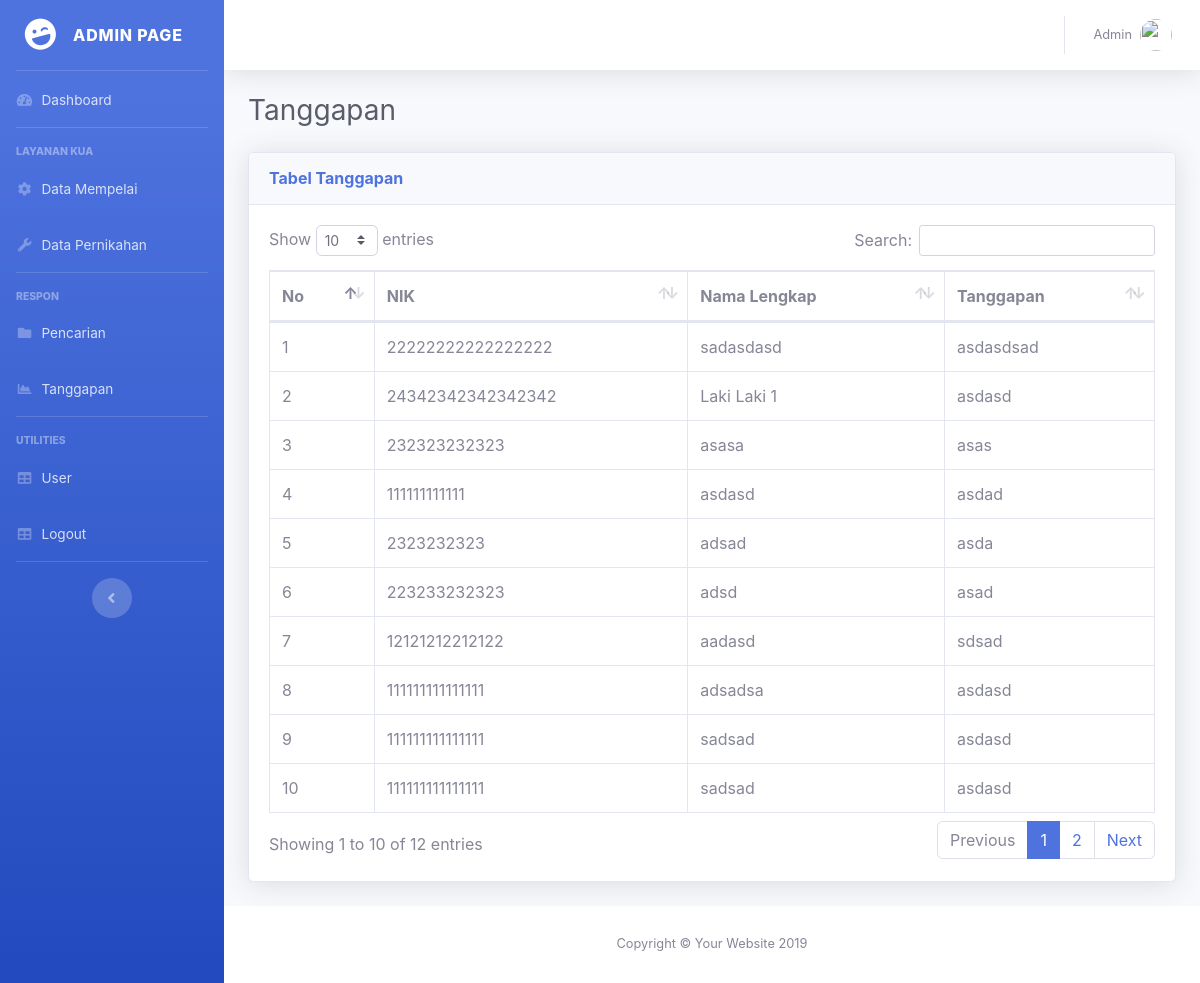
/index.php/tanggapan/warga, run on the app's committed database.
### tables this page shows
CREATE TABLE IF NOT EXISTS `tb_tanggapan` (
  `idtanggapan` int(11) NOT NULL AUTO_INCREMENT,
  `nik` varchar(40) DEFAULT NULL,
  `namalengkap` varchar(40) DEFAULT NULL,
  `isitanggapan` text,
  PRIMARY KEY (`idtanggapan`)
);

### application/views/admintemplate/content.php (called while the page is built)
<?php
	$this->load->view($page);

### application/views/admintemplate/wrapper.php (called while the page is built, shortened)
<?php
$this->load->view('admintemplate/header');
$this->load->view('admintemplate/content');

### application/controllers/Tanggapan.php (called while the page is built, shortened)
<?php
class Tanggapan extends CI_Controller {
	public function __construct(){
		$this->load->model(array('TanggapanModel'));
	}
	public function warga(){
		$data=array(
			'page'=>'admin/tanggapan/listtanggapan',
			'link'=>'tanggapan/warga',
			'isi'=>$this->TanggapanModel->listall()->result(),
		);
		$this->load->view('admintemplate/wrapper',$data);
	}
}

### index.php (called while the page is built, shortened)
<?php
require_once BASEPATH.'core/CodeIgniter.php';

### application/models/TanggapanModel.php (called while the page is built, shortened)
<?php
class TanggapanModel extends CI_Model {
  function listall(){
    $this->db->select('*')->from('tb_tanggapan');
    return $query=$this->db->get();
  }
}

### application/views/admin/tanggapan/listtanggapan.php (the view, shortened to what this page needs)
<div class="container-fluid">
  <div class="d-sm-flex align-items-center justify-content-between mb-4">
    <h1 class="h3 mb-0 text-gray-800">Tanggapan</h1>
  </div>
  <div class="row">
    <div class="col-xl-12 col-lg-12">
      <div class="card shadow mb-4">
        <div class="card-header py-3 d-flex flex-row align-items-center justify-content-between">
          <h6 class="m-0 font-weight-bold text-primary">Tabel Tanggapan</h6>
        </div>
        <div class="card-body">
          <div class="table-responsive">
        <table class="table table-bordered" id="dataTable" width="100%" cellspacing="0">
          <thead>
            <tr>
              <th>No</th>
              <th>NIK</th>
              <th>Nama Lengkap</th>
              <th>Tanggapan</th>
            </tr>
          </thead>
          <tbody>
            <?php
            if(!empty($isi)){
            	$no=1;
            	foreach ($isi as $i) {
            ?>
            <tr>
              <td><?=$no?></td>
              <td><?=$i->nik?></td>
              <td><?=$i->namalengkap?></td>
              <td><?=$i->isitanggapan?></td>
            </tr>
            <?php
            	$no++;}
            }
            ?>
          </tbody>
        </table>
      </div>
        </div>
      </div>
    </div>
  </div>
</div>

### data on the page
tb_tanggapan: nik "22222222222222222", namalengkap "sadasdasd", isitanggapan "asdasdsad"
tb_tanggapan: nik "24342342342342342", namalengkap "Laki Laki 1", isitanggapan "asdasd"
tb_tanggapan: nik "232323232323", namalengkap "asasa", isitanggapan "asas"
tb_tanggapan: nik "111111111111", namalengkap "asdasd", isitanggapan "asdad"
tb_tanggapan: nik "2323232323", namalengkap "adsad", isitanggapan "asda"
tb_tanggapan: nik "223233232323", namalengkap "adsd", isitanggapan "asad"
tb_tanggapan: nik "12121212212122", namalengkap "aadasd", isitanggapan "sdsad"
tb_tanggapan: nik "111111111111111", namalengkap "adsadsa", isitanggapan "asdasd"
tb_tanggapan: nik "111111111111111", namalengkap "sadsad", isitanggapan "asdasd"
tb_tanggapan: nik "111111111111111", namalengkap "sadsad", isitanggapan "asdasd"
